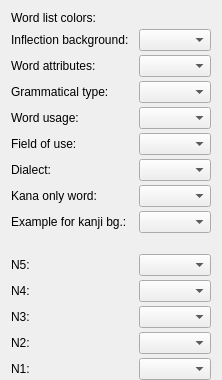
            <widget class="QWidget" name="wordColorsPage">
             <layout class="QFormLayout" name="formLayout_9">
              <property name="horizontalSpacing">
               <number>10</number>
              </property>
              <property name="verticalSpacing">
               <number>4</number>
              </property>
              <property name="bottomMargin">
               <number>0</number>
              </property>
              <item row="0" column="0" colspan="2">
               <widget class="QLabel" name="label_132">
                <property name="text">
                 <string>Word list colors:</string>
                </property>
               </widget>
              </item>
              <item row="1" column="0">
               <widget class="QLabel" name="label_61">
                <property name="text">
                 <string>Inflection background:</string>
                </property>
               </widget>
              </item>
              <item row="1" column="1">
               <widget class="ZColorComboBox" name="colInfCBox">
                <property name="sizePolicy">
                 <sizepolicy hsizetype="Fixed" vsizetype="Fixed">
                  <horstretch>0</horstretch>
                  <verstretch>0</verstretch>
                 </sizepolicy>
                </property>
               </widget>
              </item>
              <item row="2" column="0">
               <widget class="QLabel" name="label_57">
                <property name="text">
                 <string>Word attributes:</string>
                </property>
               </widget>
              </item>
              <item row="2" column="1">
               <widget class="ZColorComboBox" name="colAttribCBox">
                <property name="sizePolicy">
                 <sizepolicy hsizetype="Fixed" vsizetype="Fixed">
                  <horstretch>0</horstretch>
                  <verstretch>0</verstretch>
                 </sizepolicy>
                </property>
               </widget>
              </item>
              <item row="3" column="0">
               <widget class="QLabel" name="label_62">
                <property name="text">
                 <string>Grammatical type:</string>
                </property>
               </widget>
              </item>
              <item row="3" column="1">
               <widget class="ZColorComboBox" name="colTypeCBox">
                <property name="sizePolicy">
                 <sizepolicy hsizetype="Fixed" vsizetype="Fixed">
                  <horstretch>0</horstretch>
                  <verstretch>0</verstretch>
                 </sizepolicy>
                </property>
               </widget>
              </item>
              <item row="4" column="0">
               <widget class="QLabel" name="label_63">
                <property name="text">
                 <string>Word usage:</string>
                </property>
               </widget>
              </item>
              <item row="4" column="1">
               <widget class="ZColorComboBox" name="colUsageCBox">
                <property name="sizePolicy">
                 <sizepolicy hsizetype="Fixed" vsizetype="Fixed">
                  <horstretch>0</horstretch>
                  <verstretch>0</verstretch>
                 </sizepolicy>
                </property>
               </widget>
              </item>
              <item row="5" column="0">
               <widget class="QLabel" name="label_64">
                <property name="text">
                 <string>Field of use:</string>
                </property>
               </widget>
              </item>
              <item row="5" column="1">
               <widget class="ZColorComboBox" name="colFieldCBox">
                <property name="sizePolicy">
                 <sizepolicy hsizetype="Fixed" vsizetype="Fixed">
                  <horstretch>0</horstretch>
                  <verstretch>0</verstretch>
                 </sizepolicy>
                </property>
               </widget>
              </item>
              <item row="6" column="0">
               <widget class="QLabel" name="label_58">
                <property name="text">
                 <string>Dialect:</string>
                </property>
               </widget>
              </item>
              <item row="6" column="1">
               <widget class="ZColorComboBox" name="colDialectCBox">
                <property name="sizePolicy">
                 <sizepolicy hsizetype="Fixed" vsizetype="Fixed">
                  <horstretch>0</horstretch>
                  <verstretch>0</verstretch>
                 </sizepolicy>
                </property>
               </widget>
              </item>
              <item row="7" column="0">
               <widget class="QLabel" name="label_65">
                <property name="text">
                 <string>Kana only word:</string>
                </property>
               </widget>
              </item>
              <item row="7" column="1">
               <widget class="ZColorComboBox" name="colKanaCBox">
                <property name="sizePolicy">
                 <sizepolicy hsizetype="Fixed" vsizetype="Fixed">
                  <horstretch>0</horstretch>
                  <verstretch>0</verstretch>
                 </sizepolicy>
                </property>
               </widget>
              </item>
              <item row="8" column="0">
               <widget class="QLabel" name="label_42">
                <property name="text">
                 <string>Example for kanji bg.:</string>
                </property>
               </widget>
              </item>
              <item row="8" column="1">
               <widget class="ZColorComboBox" name="colKanjiExCBox">
                <property name="sizePolicy">
                 <sizepolicy hsizetype="Fixed" vsizetype="Fixed">
                  <horstretch>0</horstretch>
                  <verstretch>0</verstretch>
                 </sizepolicy>
                </property>
               </widget>
              </item>
              <item row="9" column="1">
               <spacer name="verticalSpacer_31">
                <property name="orientation">
                 <enum>Qt::Vertical</enum>
                </property>
                <property name="sizeType">
                 <enum>QSizePolicy::Fixed</enum>
                </property>
                <property name="sizeHint" stdset="0">
                 <size>
                  <width>20</width>
                  <height>13</height>
                 </size>
                </property>
               </spacer>
              </item>
              <item row="10" column="0">
               <widget class="QLabel" name="label_67">
                <property name="sizePolicy">
                 <sizepolicy hsizetype="Fixed" vsizetype="Preferred">
                  <horstretch>0</horstretch>
                  <verstretch>0</verstretch>
                 </sizepolicy>
                </property>
                <property name="text">
                 <string>N5:</string>
                </property>
               </widget>
              </item>
              <item row="10" column="1">
               <widget class="ZColorComboBox" name="colN5CBox">
                <property name="sizePolicy">
                 <sizepolicy hsizetype="Fixed" vsizetype="Fixed">
                  <horstretch>0</horstretch>
                  <verstretch>0</verstretch>
                 </sizepolicy>
                </property>
               </widget>
              </item>
              <item row="11" column="0">
               <widget class="QLabel" name="label_68">
                <property name="sizePolicy">
                 <sizepolicy hsizetype="Fixed" vsizetype="Preferred">
                  <horstretch>0</horstretch>
                  <verstretch>0</verstretch>
                 </sizepolicy>
                </property>
                <property name="text">
                 <string>N4:</string>
                </property>
               </widget>
              </item>
              <item row="11" column="1">
               <widget class="ZColorComboBox" name="colN4CBox">
                <property name="sizePolicy">
                 <sizepolicy hsizetype="Fixed" vsizetype="Fixed">
                  <horstretch>0</horstretch>
                  <verstretch>0</verstretch>
                 </sizepolicy>
                </property>
               </widget>
              </item>
              <item row="12" column="0">
               <widget class="QLabel" name="label_69">
                <property name="sizePolicy">
                 <sizepolicy hsizetype="Fixed" vsizetype="Preferred">
                  <horstretch>0</horstretch>
                  <verstretch>0</verstretch>
                 </sizepolicy>
                </property>
                <property name="text">
                 <string>N3:</string>
                </property>
               </widget>
              </item>
              <item row="12" column="1">
               <widget class="ZColorComboBox" name="colN3CBox">
                <property name="sizePolicy">
                 <sizepolicy hsizetype="Fixed" vsizetype="Fixed">
                  <horstretch>0</horstretch>
                  <verstretch>0</verstretch>
                 </sizepolicy>
                </property>
               </widget>
              </item>
              <item row="13" column="0">
               <widget class="QLabel" name="label_70">
                <property name="sizePolicy">
                 <sizepolicy hsizetype="Fixed" vsizetype="Preferred">
                  <horstretch>0</horstretch>
                  <verstretch>0</verstretch>
                 </sizepolicy>
                </property>
                <property name="text">
                 <string>N2:</string>
                </property>
               </widget>
              </item>
              <item row="13" column="1">
               <widget class="ZColorComboBox" name="colN2CBox">
                <property name="sizePolicy">
                 <sizepolicy hsizetype="Fixed" vsizetype="Fixed">
                  <horstretch>0</horstretch>
                  <verstretch>0</verstretch>
                 </sizepolicy>
                </property>
               </widget>
              </item>
              <item row="14" column="0">
               <widget class="QLabel" name="label_71">
                <property name="sizePolicy">
                 <sizepolicy hsizetype="Fixed" vsizetype="Preferred">
                  <horstretch>0</horstretch>
                  <verstretch>0</verstretch>
                 </sizepolicy>
                </property>
                <property name="text">
                 <string>N1:</string>
                </property>
               </widget>
              </item>
              <item row="14" column="1">
               <widget class="ZColorComboBox" name="colN1CBox">
                <property name="sizePolicy">
                 <sizepolicy hsizetype="Fixed" vsizetype="Fixed">
                  <horstretch>0</horstretch>
                  <verstretch>0</verstretch>
                 </sizepolicy>
                </property>
               </widget>
              </item>
             </layout>
            </widget>
